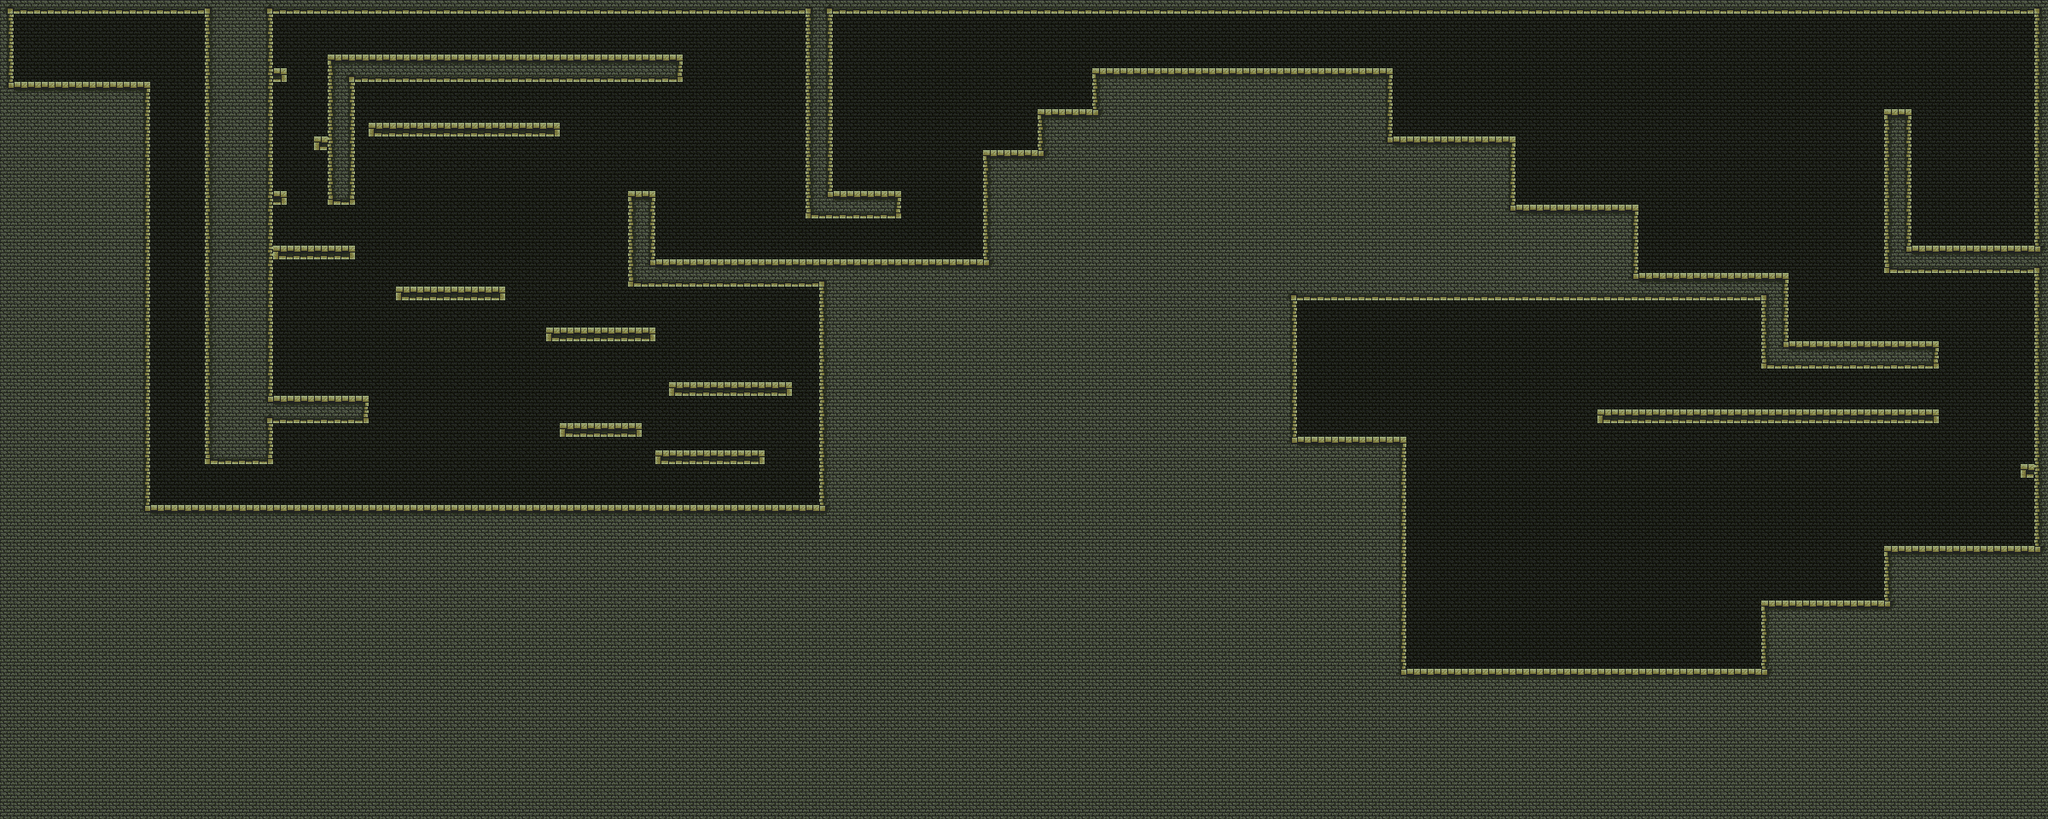

Below is a game level as drawn by its tile map, then a one-line description and the .tmx that defines it (tile-layer data replaced by summaries):
An orthogonal 150x60 tile map with 16x16 px tiles, 2 tile layers (tlo, map).

<map version="1.0" tiledversion="1.0.3" orientation="orthogonal" renderorder="right-down" width="150" height="60" tilewidth="16" tileheight="16" nextobjectid="1">
 <tileset firstgid="1" source="dungeon.tsx" />
 <layer name="tlo" width="150" height="60">
  <data>[9000 cells, 9000 non-empty, 3 distinct tile ids]</data>
 </layer>
 <layer name="map" width="150" height="60">
  <data>[9000 cells, 922 non-empty, 20 distinct tile ids]</data>
 </layer>
</map>
